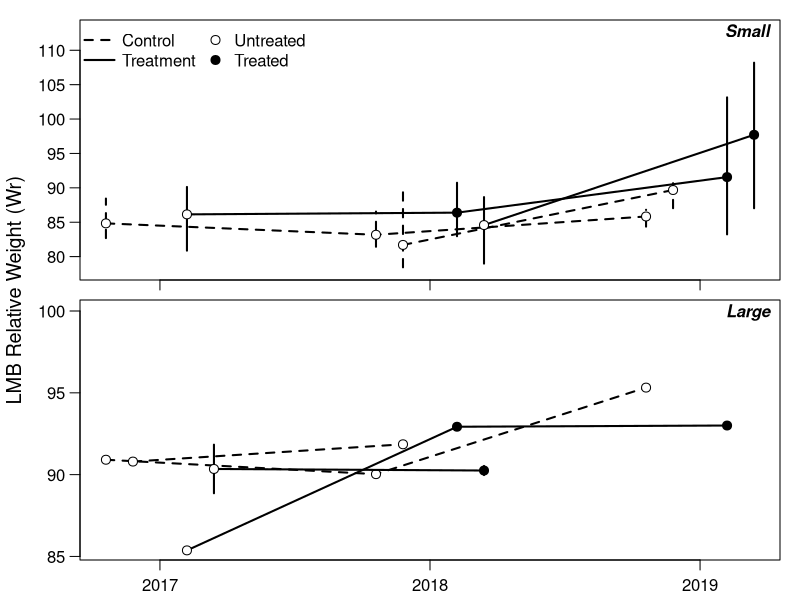

Source code (R):

dat = read.csv("lmb_output.csv")
dat$new = ifelse(dat$lake %in% c("drummond3", "lm", "promise", "mark"), 1, 0)
dat$drop = ifelse(dat$lake %in% c("lee county lake", "barbour county lake", "washington county lake"), 1, 0)

yvar = "wr"

datsub = dat[,c("year", "type", "times_treat", "size_class", "new", "drop", yvar)]

library(dplyr)

plot_dat_sml = datsub %>% filter(size_class == "small") %>%
  group_by(year, type, new, times_treat) %>%
  summarize(
    mn = mean(wr, na.rm = T),
    lwr = quantile(wr, 0.025, na.rm = T),
    upr = quantile(wr, 0.975, na.rm = T)
    ) %>% ungroup
plot_dat_big = datsub %>% filter(size_class == "big") %>%
  group_by(year, type, drop, times_treat) %>%
  summarize(
    mn = mean(wr, na.rm = T),
    lwr = quantile(wr, 0.025, na.rm = T),
    upr = quantile(wr, 0.975, na.rm = T)
    ) %>% ungroup

plot_dat_sml$year = as.numeric(plot_dat_sml$year)
plot_dat_big$year = as.numeric(plot_dat_big$year)

off_c1 = -0.2
off_c2 = off_c1/2
off_t2 = 0.2
off_t1 = off_t2/2
ppi = 600
png("lmb_wr.png", h = 7 * ppi, w = 4 * ppi, res = ppi)

# small lakes
par(mfrow = c(2,1), mar = c(0.5,1,0.5,1), oma = c(1.5,3,0.5,0), cex.axis = 1, cex.lab = 1.2, mgp = c(1,0.75,0))
plot(1,1, type = "n", xlim = c(2017,2019) + range(c(off_c1, off_c2, off_t1, off_t2)), ylim = range(seq(78,113,5)),
     xaxt = "n", las = 1, ylab = "")
usr = par("usr"); xdiff = usr[2] - usr[1]; ydiff = usr[4] - usr[3]
text(x = usr[2] - xdiff * 0, y = usr[4] - ydiff * 0.05, pos = 2, "Small", font = 4)

# controls (not new entries)
ind = c(1,3,7)
lines(mn ~ I(year + off_c1), data = plot_dat_sml[ind,], lwd = 2, lty = 2, type = "l")
with(plot_dat_sml[ind,], segments(I(year + off_c1), lwr, I(year + off_c1), upr, lty = 2, lwd = 2))
points(mn ~ I(year + off_c1), data = plot_dat_sml[ind,], pch = 21, bg = "white", cex = 1.2)

# treats (not new entries)
ind = c(2,6,10)
lines(mn ~ I(year + off_t1), data = plot_dat_sml[ind,], lwd = 2, type = "l")
with(plot_dat_sml[ind,], segments(I(year + off_t1), lwr, I(year + off_t1), upr, lwd = 2))
points(mn ~ I(year + off_t1), data = plot_dat_sml[ind,], pch = 21, bg = c("white", "black", "black"), cex = 1.2)

# controls (new entry 2018)
ind = c(4,8)
lines(mn ~ I(year + off_c2), data = plot_dat_sml[ind,], lwd = 2, lty = 2, type = "l")
with(plot_dat_sml[ind,], segments(I(year + off_c2), lwr, I(year + off_c2), upr, lty = 2, lwd = 2))
points(mn ~ I(year + off_c2), data = plot_dat_sml[ind,], pch = 21, bg = "white", cex = 1.2)

# treats (new entry 2018)
ind = c(5,9)
lines(mn ~ I(year + off_t2), data = plot_dat_sml[ind,], lwd = 2, type = "l")
with(plot_dat_sml[ind,], segments(I(year + off_t2), lwr, I(year + off_t2), upr, lwd = 2))
points(mn ~ I(year + off_t2), data = plot_dat_sml[ind,], pch = 21, bg = c("white", "black"), cex = 1.2)

axis(side = 1, at = 2017:2019, labels = rep("", 3))
legend("topleft", legend = c("Control", "Treatment", "Untreated", "Treated"), ncol = 2,
       pch = c(NA, NA, 21, 21), pt.cex = c(NA, NA, 1.2, 1.2), pt.bg = c(NA, NA, "white", "black"),
       bty = "n", lty = c(2,1,NA,NA), lwd = c(2,2,NA,NA), x.intersp = c(0.5, 0.5, 0.25, 0.25))

# big lakes
plot_dat_big
plot(1,1, type = "n", xlim = c(2017,2019) + range(c(off_c1, off_c2, off_t1, off_t2)), ylim = range(plot_dat_big[,c("lwr", "upr")]) * c(1, 1.05),
     xaxt = "n", las = 1, ylab = "")
usr = par("usr"); xdiff = usr[2] - usr[1]; ydiff = usr[4] - usr[3]
text(x = usr[2] - xdiff * 0, y = usr[4] - ydiff * 0.05, pos = 2, "Large", font = 4)
# controls (not new entries)
ind = c(1,5,9)
lines(mn ~ I(year + off_c1), data = plot_dat_big[ind,], lwd = 2, lty = 2, type = "l")
with(plot_dat_big[ind,], segments(I(year + off_c1), lwr, I(year + off_c1), upr, lty = 2, lwd = 2))
points(mn ~ I(year + off_c1), data = plot_dat_big[ind,], pch = 21, bg = "white", cex = 1.2)

# treats (not new entries)
ind = c(3,7,10)
lines(mn ~ I(year + off_t1), data = plot_dat_big[ind,], lwd = 2, type = "l")
with(plot_dat_big[ind,], segments(I(year + off_t1), lwr, I(year + off_t1), upr, lwd = 2))
points(mn ~ I(year + off_t1), data = plot_dat_big[ind,], pch = 21, bg = c("white", "black", "black"), cex = 1.2)

# controls (new entry 2018)
ind = c(2,6)
lines(mn ~ I(year + off_c2), data = plot_dat_big[ind,], lwd = 2, lty = 2, type = "l")
with(plot_dat_big[ind,], segments(I(year + off_c2), lwr, I(year + off_c2), upr, lty = 2, lwd = 2))
points(mn ~ I(year + off_c2), data = plot_dat_big[ind,], pch = 21, bg = "white", cex = 1.2)

# treats (new entry 2018)
ind = c(4,8)
lines(mn ~ I(year + off_t2), data = plot_dat_big[ind,], lwd = 2, type = "l")
with(plot_dat_big[ind,], segments(I(year + off_t2), lwr, I(year + off_t2), upr, lwd = 2))
points(mn ~ I(year + off_t2), data = plot_dat_big[ind,], pch = 21, bg = c("white", "black"), cex = 1.2)

axis(side = 1, at = 2017:2019, labels = 2017:2019)
mtext(side = 2, outer = T, "LMB Relative Weight (Wr)", line = 1.75, cex = 1.2) 
dev.off()


